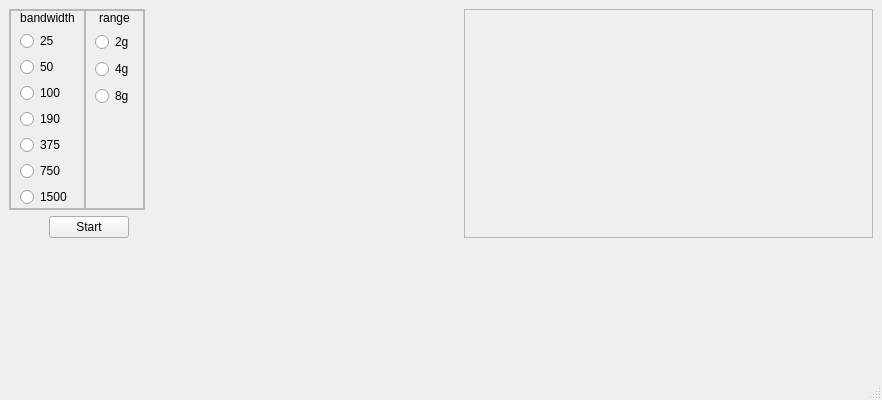
<?xml version="1.0" encoding="UTF-8"?>
<ui version="4.0">
 <class>MainWindow</class>
 <widget class="QMainWindow" name="MainWindow">
  <property name="geometry">
   <rect>
    <x>0</x>
    <y>0</y>
    <width>882</width>
    <height>400</height>
   </rect>
  </property>
  <property name="windowTitle">
   <string>MainWindow</string>
  </property>
  <widget class="QWidget" name="centralwidget">
   <layout class="QGridLayout" name="gridLayout_2">
    <item row="1" column="0">
     <spacer name="verticalSpacer_3">
      <property name="orientation">
       <enum>Qt::Vertical</enum>
      </property>
      <property name="sizeHint" stdset="0">
       <size>
        <width>78</width>
        <height>58</height>
       </size>
      </property>
     </spacer>
    </item>
    <item row="0" column="0">
     <layout class="QGridLayout" name="gridLayout">
      <item row="0" column="0">
       <widget class="QFrame" name="frame_3">
        <property name="sizePolicy">
         <sizepolicy hsizetype="Maximum" vsizetype="Preferred">
          <horstretch>0</horstretch>
          <verstretch>0</verstretch>
         </sizepolicy>
        </property>
        <property name="frameShape">
         <enum>QFrame::StyledPanel</enum>
        </property>
        <property name="frameShadow">
         <enum>QFrame::Raised</enum>
        </property>
        <layout class="QFormLayout" name="formLayout">
         <property name="horizontalSpacing">
          <number>0</number>
         </property>
         <property name="verticalSpacing">
          <number>0</number>
         </property>
         <property name="leftMargin">
          <number>0</number>
         </property>
         <property name="topMargin">
          <number>0</number>
         </property>
         <property name="rightMargin">
          <number>0</number>
         </property>
         <property name="bottomMargin">
          <number>0</number>
         </property>
         <item row="0" column="0">
          <widget class="QFrame" name="frame_2">
           <property name="sizePolicy">
            <sizepolicy hsizetype="Maximum" vsizetype="Preferred">
             <horstretch>0</horstretch>
             <verstretch>0</verstretch>
            </sizepolicy>
           </property>
           <property name="frameShape">
            <enum>QFrame::StyledPanel</enum>
           </property>
           <property name="frameShadow">
            <enum>QFrame::Raised</enum>
           </property>
           <layout class="QVBoxLayout" name="verticalLayout_3">
            <property name="topMargin">
             <number>0</number>
            </property>
            <property name="bottomMargin">
             <number>0</number>
            </property>
            <item>
             <widget class="QLabel" name="label">
              <property name="text">
               <string>bandwidth</string>
              </property>
              <property name="alignment">
               <set>Qt::AlignCenter</set>
              </property>
             </widget>
            </item>
            <item>
             <widget class="QRadioButton" name="radioButton_5">
              <property name="text">
               <string>25</string>
              </property>
             </widget>
            </item>
            <item>
             <widget class="QRadioButton" name="radioButton_7">
              <property name="text">
               <string>50</string>
              </property>
             </widget>
            </item>
            <item>
             <widget class="QRadioButton" name="radioButton_9">
              <property name="text">
               <string>100</string>
              </property>
             </widget>
            </item>
            <item>
             <widget class="QRadioButton" name="radioButton_10">
              <property name="text">
               <string>190</string>
              </property>
             </widget>
            </item>
            <item>
             <widget class="QRadioButton" name="radioButton_8">
              <property name="text">
               <string>375</string>
              </property>
             </widget>
            </item>
            <item>
             <widget class="QRadioButton" name="radioButton_6">
              <property name="text">
               <string>750</string>
              </property>
             </widget>
            </item>
            <item>
             <widget class="QRadioButton" name="radioButton_4">
              <property name="text">
               <string>1500</string>
              </property>
             </widget>
            </item>
            <item>
             <spacer name="verticalSpacer_2">
              <property name="orientation">
               <enum>Qt::Vertical</enum>
              </property>
              <property name="sizeHint" stdset="0">
               <size>
                <width>20</width>
                <height>1</height>
               </size>
              </property>
             </spacer>
            </item>
           </layout>
          </widget>
         </item>
         <item row="0" column="1">
          <widget class="QFrame" name="frame">
           <property name="sizePolicy">
            <sizepolicy hsizetype="Maximum" vsizetype="Preferred">
             <horstretch>0</horstretch>
             <verstretch>0</verstretch>
            </sizepolicy>
           </property>
           <property name="frameShape">
            <enum>QFrame::StyledPanel</enum>
           </property>
           <property name="frameShadow">
            <enum>QFrame::Raised</enum>
           </property>
           <layout class="QVBoxLayout" name="verticalLayout">
            <property name="spacing">
             <number>7</number>
            </property>
            <property name="topMargin">
             <number>0</number>
            </property>
            <property name="bottomMargin">
             <number>0</number>
            </property>
            <item>
             <widget class="QLabel" name="label_2">
              <property name="text">
               <string>range</string>
              </property>
              <property name="alignment">
               <set>Qt::AlignCenter</set>
              </property>
             </widget>
            </item>
            <item>
             <widget class="QRadioButton" name="radioButton">
              <property name="text">
               <string>2g</string>
              </property>
             </widget>
            </item>
            <item>
             <widget class="QRadioButton" name="radioButton_3">
              <property name="text">
               <string>4g</string>
              </property>
             </widget>
            </item>
            <item>
             <widget class="QRadioButton" name="radioButton_2">
              <property name="text">
               <string>8g</string>
              </property>
             </widget>
            </item>
            <item>
             <spacer name="verticalSpacer">
              <property name="orientation">
               <enum>Qt::Vertical</enum>
              </property>
              <property name="sizeHint" stdset="0">
               <size>
                <width>20</width>
                <height>1</height>
               </size>
              </property>
             </spacer>
            </item>
           </layout>
          </widget>
         </item>
        </layout>
       </widget>
      </item>
      <item row="1" column="0">
       <layout class="QHBoxLayout" name="horizontalLayout">
        <item>
         <spacer name="horizontalSpacer_2">
          <property name="orientation">
           <enum>Qt::Horizontal</enum>
          </property>
          <property name="sizeType">
           <enum>QSizePolicy::Minimum</enum>
          </property>
          <property name="sizeHint" stdset="0">
           <size>
            <width>40</width>
            <height>20</height>
           </size>
          </property>
         </spacer>
        </item>
        <item>
         <widget class="QPushButton" name="pushButton">
          <property name="text">
           <string>Start</string>
          </property>
         </widget>
        </item>
        <item>
         <spacer name="horizontalSpacer">
          <property name="orientation">
           <enum>Qt::Horizontal</enum>
          </property>
          <property name="sizeType">
           <enum>QSizePolicy::MinimumExpanding</enum>
          </property>
          <property name="sizeHint" stdset="0">
           <size>
            <width>40</width>
            <height>20</height>
           </size>
          </property>
         </spacer>
        </item>
       </layout>
      </item>
     </layout>
    </item>
    <item row="0" column="1">
     <spacer name="horizontalSpacer_4">
      <property name="orientation">
       <enum>Qt::Horizontal</enum>
      </property>
      <property name="sizeType">
       <enum>QSizePolicy::Minimum</enum>
      </property>
      <property name="sizeHint" stdset="0">
       <size>
        <width>40</width>
        <height>20</height>
       </size>
      </property>
     </spacer>
    </item>
    <item row="0" column="2">
     <widget class="QFrame" name="frame_data">
      <property name="sizePolicy">
       <sizepolicy hsizetype="MinimumExpanding" vsizetype="Minimum">
        <horstretch>0</horstretch>
        <verstretch>0</verstretch>
       </sizepolicy>
      </property>
      <property name="frameShape">
       <enum>QFrame::StyledPanel</enum>
      </property>
      <property name="frameShadow">
       <enum>QFrame::Raised</enum>
      </property>
      <layout class="QVBoxLayout" name="verticalLayout_4"/>
     </widget>
    </item>
   </layout>
  </widget>
  <widget class="QMenuBar" name="menubar">
   <property name="geometry">
    <rect>
     <x>0</x>
     <y>0</y>
     <width>882</width>
     <height>21</height>
    </rect>
   </property>
  </widget>
  <widget class="QStatusBar" name="statusbar"/>
 </widget>
 <resources/>
 <connections/>
</ui>
